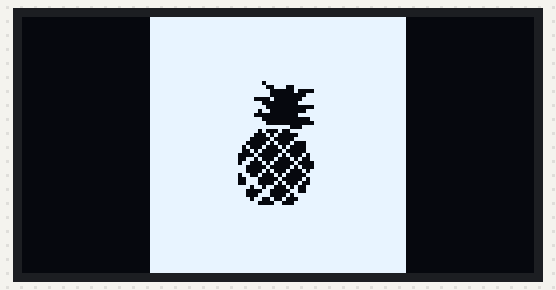
Bench run of a sketch on a simulated Arduino Uno, built with avr-gcc and run on an emulated ATmega328P. On the bench: 128×64 one-colour display. What the sketch prints to the serial monitor is not drawn.

Above: at 0.2 s.

The sketch:

SDD1306.ino
```cpp
#include <Wire.h>
#include <Adafruit_GFX.h>
#include <Adafruit_SSD1306.h>

// Definir constantes
#define ANCHO_PANTALLA 128 // ancho pantalla OLED
#define ALTO_PANTALLA 64 // alto pantalla OLED

// Objeto de la clase Adafruit_SSD1306
Adafruit_SSD1306 display(ANCHO_PANTALLA, ALTO_PANTALLA, &Wire, -1);

const unsigned char dibujo [512] PROGMEM = {
	// Genera el codigo en: https://mischianti.org/images-to-byte-array-online-converter-cpp-arduino/
	0xff, 0xff, 0xff, 0xff, 0xff, 0xff, 0xff, 0xff, 0xff, 0xff, 0xff, 0xff, 0xff, 0xff, 0xff, 0xff,
	0xff, 0xff, 0xff, 0xff, 0xff, 0xff, 0xff, 0xff, 0xff, 0xff, 0xff, 0xff, 0xff, 0xff, 0xff, 0xff,
	0xff, 0xff, 0xff, 0xff, 0xff, 0xff, 0xff, 0xff, 0xff, 0xff, 0xff, 0xff, 0xff, 0xff, 0xff, 0xff,
	0xff, 0xff, 0xff, 0xff, 0xff, 0xff, 0xff, 0xff, 0xff, 0xff, 0xff, 0xff, 0xff, 0xff, 0xff, 0xff,
	0xff, 0xff, 0xff, 0xff, 0xff, 0xff, 0xff, 0xff, 0xff, 0xff, 0xff, 0xff, 0xff, 0xff, 0xff, 0xff,
	0xff, 0xff, 0xff, 0xff, 0xff, 0xff, 0xff, 0xff, 0xff, 0xff, 0xff, 0xff, 0xff, 0xff, 0xff, 0xff,
	0xff, 0xff, 0xff, 0xff, 0xff, 0xff, 0xff, 0xff, 0xff, 0xff, 0xff, 0xff, 0xff, 0xff, 0xff, 0xff,
	0xff, 0xff, 0xff, 0xff, 0xff, 0xff, 0xff, 0xff, 0xff, 0xff, 0xff, 0xff, 0xff, 0xff, 0xff, 0xff,
	0xff, 0xff, 0xff, 0xf7, 0xff, 0xff, 0xff, 0xff, 0xff, 0xff, 0xff, 0xf9, 0xcf, 0xff, 0xff, 0xff,
	0xff, 0xff, 0xff, 0xfc, 0x08, 0x7f, 0xff, 0xff, 0xff, 0xff, 0xff, 0xfc, 0x01, 0xff, 0xff, 0xff,
	0xff, 0xff, 0xff, 0xc2, 0x03, 0xff, 0xff, 0xff, 0xff, 0xff, 0xff, 0xf0, 0x07, 0xff, 0xff, 0xff,
	0xff, 0xff, 0xff, 0xf8, 0x00, 0x7f, 0xff, 0xff, 0xff, 0xff, 0xff, 0xec, 0x01, 0xff, 0xff, 0xff,
	0xff, 0xff, 0xff, 0xc0, 0x07, 0xff, 0xff, 0xff, 0xff, 0xff, 0xff, 0xf0, 0x00, 0xff, 0xff, 0xff,
	0xff, 0xff, 0xff, 0xf8, 0x00, 0x7f, 0xff, 0xff, 0xff, 0xff, 0xff, 0xff, 0xe3, 0xff, 0xff, 0xff,
	0xff, 0xff, 0xff, 0xe8, 0x9f, 0xff, 0xff, 0xff, 0xff, 0xff, 0xff, 0xc5, 0x07, 0xff, 0xff, 0xff,
	0xff, 0xff, 0xff, 0x82, 0x0f, 0xff, 0xff, 0xff, 0xff, 0xff, 0xff, 0x05, 0x11, 0xff, 0xff, 0xff,
	0xff, 0xff, 0xfe, 0x88, 0xa1, 0xff, 0xff, 0xff, 0xff, 0xff, 0xfe, 0x50, 0x41, 0xff, 0xff, 0xff,
	0xff, 0xff, 0xfc, 0x20, 0xa2, 0xff, 0xff, 0xff, 0xff, 0xff, 0xfc, 0xd1, 0x14, 0xff, 0xff, 0xff,
	0xff, 0xff, 0xfd, 0x8a, 0x08, 0x7f, 0xff, 0xff, 0xff, 0xff, 0xff, 0x04, 0x14, 0x7f, 0xff, 0xff,
	0xff, 0xff, 0xff, 0x0a, 0x22, 0xff, 0xff, 0xff, 0xff, 0xff, 0xfd, 0x91, 0x41, 0xff, 0xff, 0xff,
	0xff, 0xff, 0xfc, 0xe0, 0x82, 0xff, 0xff, 0xff, 0xff, 0xff, 0xfc, 0xe1, 0x44, 0xff, 0xff, 0xff,
	0xff, 0xff, 0xff, 0xb6, 0x29, 0xff, 0xff, 0xff, 0xff, 0xff, 0xff, 0x0c, 0x19, 0xff, 0xff, 0xff,
	0xff, 0xff, 0xff, 0x1c, 0x2f, 0xff, 0xff, 0xff, 0xff, 0xff, 0xff, 0xb2, 0x47, 0xff, 0xff, 0xff,
	0xff, 0xff, 0xff, 0xe1, 0x8f, 0xff, 0xff, 0xff, 0xff, 0xff, 0xff, 0xff, 0xff, 0xff, 0xff, 0xff,
	0xff, 0xff, 0xff, 0xff, 0xff, 0xff, 0xff, 0xff, 0xff, 0xff, 0xff, 0xff, 0xff, 0xff, 0xff, 0xff,
	0xff, 0xff, 0xff, 0xff, 0xff, 0xff, 0xff, 0xff, 0xff, 0xff, 0xff, 0xff, 0xff, 0xff, 0xff, 0xff,
	0xff, 0xff, 0xff, 0xff, 0xff, 0xff, 0xff, 0xff, 0xff, 0xff, 0xff, 0xff, 0xff, 0xff, 0xff, 0xff,
	0xff, 0xff, 0xff, 0xff, 0xff, 0xff, 0xff, 0xff, 0xff, 0xff, 0xff, 0xff, 0xff, 0xff, 0xff, 0xff,
	0xff, 0xff, 0xff, 0xff, 0xff, 0xff, 0xff, 0xff, 0xff, 0xff, 0xff, 0xff, 0xff, 0xff, 0xff, 0xff,
	0xff, 0xff, 0xff, 0xff, 0xff, 0xff, 0xff, 0xff, 0xff, 0xff, 0xff, 0xff, 0xff, 0xff, 0xff, 0xff,
	0xff, 0xff, 0xff, 0xff, 0xff, 0xff, 0xff, 0xff, 0xff, 0xff, 0xff, 0xff, 0xff, 0xff, 0xff, 0xff,
	0xff, 0xff, 0xff, 0xff, 0xff, 0xff, 0xff, 0xff, 0xff, 0xff, 0xff, 0xff, 0xff, 0xff, 0xff, 0xff
};

void setup() {
  Serial.begin(9600);
  delay(100);
  Serial.println("Iniciando pantalla OLED");


  // Iniciar pantalla OLED en la dirección 0x3C
  if (!display.begin(SSD1306_SWITCHCAPVCC, 0x3C)) {
    Serial.println("No se encuentra la pantalla OLED");
    while (true);
  }

  // Limpia la pantalla
  display.clearDisplay();

  // Muestra el dibujo
  display.drawBitmap(32, 0, dibujo, 64, 64, WHITE);
  display.display();
}

void loop() {}
```
